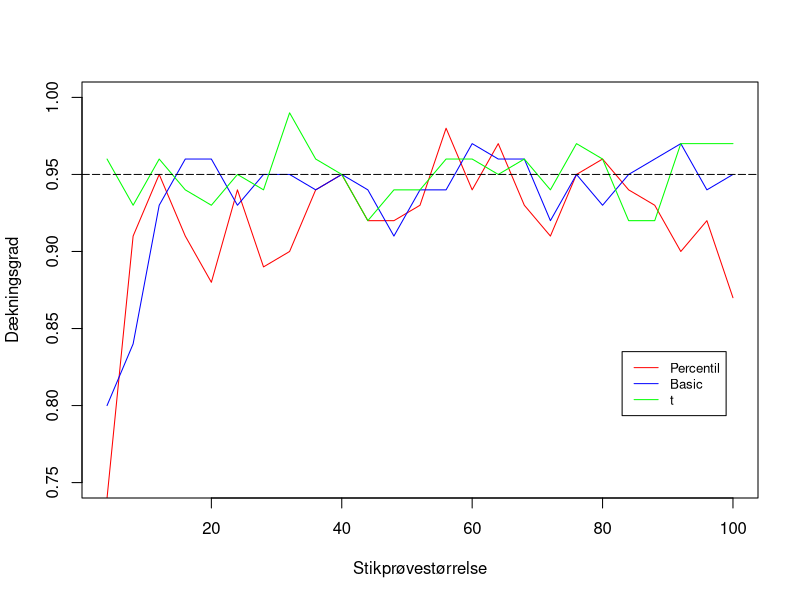

Source code (R):
## ---- chunk 1
library(boot)
## ---- chunk 2
meanFunc <- function(d, i) 
{    m <- mean(d$data[i])
     n <- length(i)
     v <- (n-1)*var(d$data[i])/n^2
     c(m, v)
}
sand_middel <- 0 #Sand middelværdi
## ---- chunk 3
matriks_p <- matrix(ncol = 25, nrow = 100)
vector_p <- c()
for(n in seq(4, 100, 4)){
  res <- replicate(100,{
    stik <- data.frame(data = rnorm(n))
    boot_stik <- boot(stik, statistic = meanFunc, 100)
    interval_perc <- suppressWarnings(boot.ci(boot_stik,
                                      type = c("perc"))$percent[4:5])
    tf <- interval_perc[1]<=sand_middel &
      interval_perc[2]>=sand_middel
  })
  matriks_p[,n/4] <- res
  vector_p <- append(vector_p, mean(matriks_p[,n/4]))
}
## ---- chunk 4
matriks_b <- matrix(ncol = 25, nrow = 100)
vector_b <- c()
for(n in seq(4, 100, 4)){
  res <- replicate(100,{
    stik <- data.frame(data = rnorm(n))
    boot_stik <- boot(stik, statistic = meanFunc, 100)
    interval_basic <- suppressWarnings(boot.ci(boot_stik,
                                       type = c("basic"))$basic[4:5])
    tf <- interval_basic[1]<=sand_middel &
      interval_basic[2]>=sand_middel
  })
  matriks_b[,n/4] <- res
  vector_b <- append(vector_b, mean(matriks_b[,n/4]))
}
## ---- chunk 5
matriks_t <- matrix(ncol = 25, nrow = 100)
vector_t <- c()
for(n in seq(4, 100, 4)){
  res <- replicate(100,{
    stik <- data.frame(data = rnorm(n))
    boot_stik <- boot(stik, statistic = meanFunc, 100)
    interval_t <- boot.ci(boot_stik, type = c("stud"))$student[4:5]
    tf <- interval_t[1]<=sand_middel &
      interval_t[2]>=sand_middel
  })
  matriks_t[,n/4] <- res
  vector_t <- append(vector_t, mean(matriks_t[,n/4]))
}
## ---- chunk 6
x <- seq(4, 100, 4)
plot(x, vector_p, type="l", col="red", ylab = "Dækningsgrad",
     xlab = "Stikprøvestørrelse", ylim = c(0.75, 1))
lines(x, vector_b, type="l", col="blue")
lines(x, vector_t, type="l", col="green")
abline(h=0.95, lty=5, col="black")
legend(83, 0.835, legend=c("Percentil", "Basic", "t"),
       col=c("red", "blue", "green"), lty=c(1,1,1), cex=0.8)
